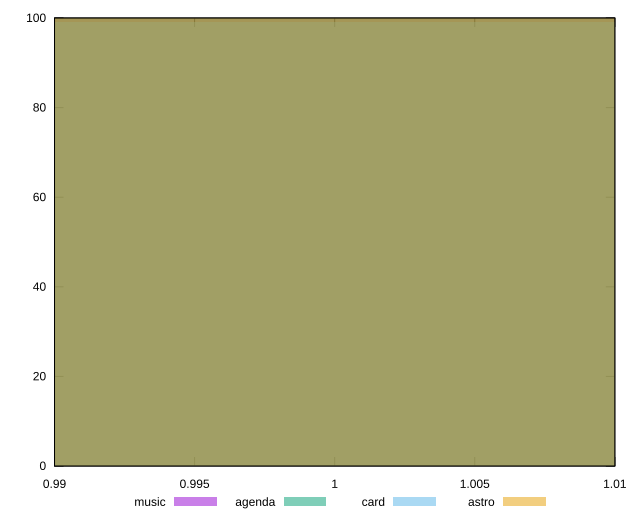

Write the gnuplot code that produced this figure.
reset

$music <<EOF
1 100
EOF

$agenda <<EOF
1 100
EOF

$card <<EOF
1 99
EOF

$astro <<EOF
1 100
EOF

set key outside below
set boxwidth 0.1
set xrange [0.99:1.01]
set yrange [0:100]
set trange [0:100]
set style fill transparent solid 0.5 noborder
set terminal svg size 640, 520 enhanced background rgb 'white'
set output "reports/report_00030_2021-02-24T20-42-31.540Z/preload-lcp-image/comparison/histogram/all_score.svg"

plot $music title "music" with boxes, \
     $agenda title "agenda" with boxes, \
     $card title "card" with boxes, \
     $astro title "astro" with boxes

reset
